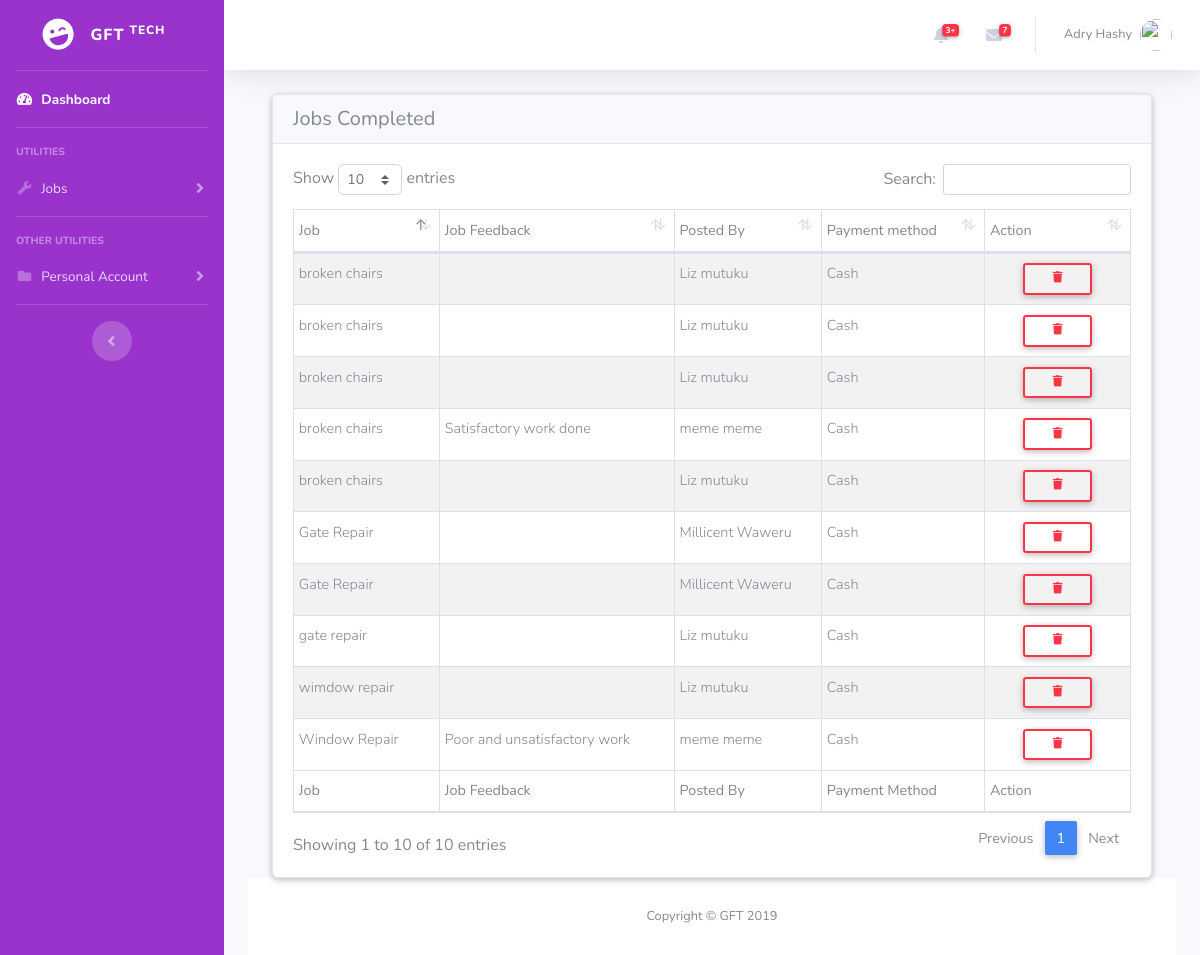
The page /tech/jobscompleted.php (signed in) on the database its author committed.
### tables this page shows
CREATE TABLE `users` (
  `C_id` int(255) NOT NULL,
  `first_name` varchar(255) NOT NULL,
  `second_name` varchar(255) NOT NULL,
  `national_id` int(20) NOT NULL,
  `email` varchar(100) NOT NULL,
  `password` varchar(100) NOT NULL,
  `role` varchar(100) NOT NULL
);

CREATE TABLE `job` (
  `J_Id` int(100) NOT NULL,
  `job_name` varchar(20) NOT NULL,
  `job_description` varchar(255) NOT NULL,
  `skill_needed` varchar(50) NOT NULL,
  `assigned_by` varchar(100) NOT NULL,
  `assigned_to` varchar(100) NOT NULL,
  `payment_method` varchar(20) NOT NULL,
  `job_status` tinyint(1) NOT NULL,
  `comments` text DEFAULT NULL,
  `datetime` timestamp NOT NULL DEFAULT current_timestamp()
);

### tech/jobscompleted.php (the view, shortened to what this page needs)
<!DOCTYPE html>
<html>
<head>
  <link href="../Admin/vendor/fontawesome-free/css/all.min.css" rel="stylesheet" type="text/css">
  <link href="../bootstrap-4.2.1-dist/css/mdb.min.css" rel="stylesheet">
  <link href="../Admin/css/sb-admin-2.min.css" rel="stylesheet">
  <link href="../Admin/vendor/datatables/dataTables.bootstrap4.min.css" rel="stylesheet">
</head>
<body id="page-top">
  <div id="wrapper">
  <?php include '../includes/TechNav.php';?>
    <div id="content-wrapper" class="d-flex flex-column">
      <div id="content">
        <?php include '../includes/TechTop.php'; ?>
        <div class="container-fluid">
        <div class="container-fluid">
          <div class="card">
            <h5 class="card-header h5">Jobs Completed</h5>
          <div class="card-body">
          <table id="dataTable" class="table table-striped table-bordered table-sm" cellspacing="0" width="100%">
            <thead>
              <tr>
              <th class="th-sm">Job</th>
              <th class="th-sm">Job Feedback</th>
              <th class="th-sm">Posted By</th>
              <th class="th-sm">Payment method</th>
              <th class="th-sm">Action</th>
              </tr>
            </thead>
            <tbody>
              <?php
                  $jobcompleted = mysqli_query($con, "SELECT * FROM job WHERE job_status=2");
                  while ($row = mysqli_fetch_array($jobcompleted)) {
              ?>
              <tr>
                <td><?php echo $row['job_name'] ;?></td>
                <td><?php echo $row['comments'] ;?></td>
                <td><?php echo $row['assigned_by'] ;?></td>
                <td><?php echo $row['payment_method'] ;?></td>
                <td class='text-center'>
                  <button type='button' class='btn btn-outline-danger btn-sm m-0 waves-effect' data-toggle='modal' data-target="#DeleteJob<?= $row['J_Id']; ?>"> <i class='fas fa-fw fa-trash'></i></button>
                </td>
              </tr>
              <?php }
          ?>
            </tbody>
            <tfoot>
              <tr>
              <th class="th-sm">Job</th>
              <th class="th-sm">Job Feedback</th>
              <th class="th-sm">Posted By</th>
              <th class="th-sm">Payment Method</th>
              <th class="th-sm">Action</th>
              </tr>
            </tfoot>
          </table>
        </div>
        </div>
      </div>
    <?php include '../includes/AdminFoot.php'; ?>
    </div>
</body>
</html>

### includes/TechTop.php (shortened to what this page needs)
<?php
    if($_SESSION['tech'])
  {
      include '../includes/db-conn.php';
      $email=$_SESSION['tech'];
      $user = mysqli_query($con, "SELECT * FROM users WHERE `email`='$email'");
      while($get_user = mysqli_fetch_assoc($user))
      {
          $fname=$get_user['first_name'];
          $sname=$get_user['second_name'];
          $names = $fname.' '.$sname;
      }
  }
  else{
      header('location:../login.php');
  }
?>
<!DOCTYPE html>
<html>
<head>
</head>
        <nav class="navbar navbar-expand navbar-light bg-white topbar mb-4 static-top shadow">
          <ul class="navbar-nav ml-auto">
            <li class="nav-item dropdown no-arrow mx-1">
              <a class="nav-link dropdown-toggle" href="#" id="alertsDropdown" role="button" data-toggle="dropdown" aria-haspopup="true" aria-expanded="false">
                <i class="fas fa-bell fa-fw"></i>
                <span class="badge badge-danger badge-counter">3+</span>
              </a>
            </li>
            <li class="nav-item dropdown no-arrow mx-1">
              <a class="nav-link dropdown-toggle" href="#" id="messagesDropdown" role="button" data-toggle="dropdown" aria-haspopup="true" aria-expanded="false">
                <i class="fas fa-envelope fa-fw"></i>
                <span class="badge badge-danger badge-counter">7</span>
              </a>
            </li>
            <li class="nav-item dropdown no-arrow">
              <a class="nav-link dropdown-toggle" href="#" id="userDropdown" role="button" data-toggle="dropdown" aria-haspopup="true" aria-expanded="false">
                <span class="mr-2 d-none d-lg-inline text-gray-600 small"><?php echo $names; ?></span>
                <img class="img-profile rounded-circle" src="<?php echo $url; ?>">
              </a>
            </li>
          </ul>
        </nav>
</html>

### rows shown on the page
users: names "Adry Hashy"
job: job_name "Gate Repair", assigned_by "Millicent Waweru", payment_method "Cash"
job: job_name "Gate Repair", assigned_by "Millicent Waweru", payment_method "Cash"
job: job_name "broken chairs", assigned_by "Liz mutuku", payment_method "Cash"
job: job_name "broken chairs", assigned_by "Liz mutuku", payment_method "Cash"
job: job_name "broken chairs", assigned_by "Liz mutuku", payment_method "Cash"
job: job_name "gate repair", assigned_by "Liz mutuku", payment_method "Cash"
job: job_name "wimdow repair", assigned_by "Liz mutuku", payment_method "Cash"
job: job_name "broken chairs", comments "Satisfactory work done", assigned_by "meme meme", payment_method "Cash"
job: job_name "Window Repair", comments "Poor and unsatisfactory work", assigned_by "meme meme", payment_method "Cash"
job: job_name "broken chairs", assigned_by "Liz mutuku", payment_method "Cash"
